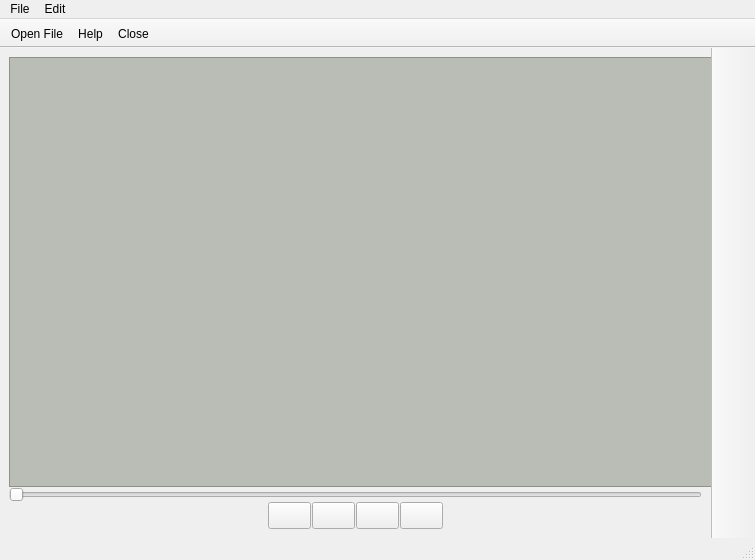
<?xml version="1.0" encoding="UTF-8"?>
<ui version="4.0">
 <class>MainWindow</class>
 <widget class="QMainWindow" name="MainWindow">
  <property name="geometry">
   <rect>
    <x>0</x>
    <y>0</y>
    <width>755</width>
    <height>560</height>
   </rect>
  </property>
  <property name="minimumSize">
   <size>
    <width>755</width>
    <height>560</height>
   </size>
  </property>
  <property name="maximumSize">
   <size>
    <width>1920</width>
    <height>1080</height>
   </size>
  </property>
  <property name="windowTitle">
   <string>MainWindow</string>
  </property>
  <widget class="QWidget" name="centralwidget">
   <layout class="QGridLayout" name="gridLayout">
    <item row="0" column="0">
     <layout class="QVBoxLayout" name="verticalLayout_2">
      <property name="spacing">
       <number>0</number>
      </property>
      <item>
       <widget class="QGraphicsView" name="mainVideo">
        <property name="sizePolicy">
         <sizepolicy hsizetype="Fixed" vsizetype="Fixed">
          <horstretch>0</horstretch>
          <verstretch>0</verstretch>
         </sizepolicy>
        </property>
        <property name="minimumSize">
         <size>
          <width>720</width>
          <height>400</height>
         </size>
        </property>
        <property name="maximumSize">
         <size>
          <width>2048</width>
          <height>1920</height>
         </size>
        </property>
        <property name="autoFillBackground">
         <bool>true</bool>
        </property>
        <property name="styleSheet">
         <string notr="true">background-color: rgb(186, 189, 182);
font: 11pt &quot;Comic Sans MS&quot;;</string>
        </property>
        <property name="verticalScrollBarPolicy">
         <enum>Qt::ScrollBarAlwaysOff</enum>
        </property>
        <property name="horizontalScrollBarPolicy">
         <enum>Qt::ScrollBarAlwaysOff</enum>
        </property>
        <property name="sizeAdjustPolicy">
         <enum>QAbstractScrollArea::AdjustToContentsOnFirstShow</enum>
        </property>
        <property name="alignment">
         <set>Qt::AlignLeading|Qt::AlignLeft|Qt::AlignTop</set>
        </property>
        <property name="dragMode">
         <enum>QGraphicsView::ScrollHandDrag</enum>
        </property>
        <property name="resizeAnchor">
         <enum>QGraphicsView::AnchorViewCenter</enum>
        </property>
       </widget>
      </item>
      <item>
       <layout class="QVBoxLayout" name="verticalLayout">
        <property name="spacing">
         <number>0</number>
        </property>
        <property name="sizeConstraint">
         <enum>QLayout::SetMaximumSize</enum>
        </property>
        <item>
         <layout class="QHBoxLayout" name="horizontalLayout_3">
          <item>
           <widget class="QSlider" name="videoSeekSlider">
            <property name="orientation">
             <enum>Qt::Horizontal</enum>
            </property>
           </widget>
          </item>
         </layout>
        </item>
        <item>
         <layout class="QHBoxLayout" name="horizontalLayout_2">
          <property name="spacing">
           <number>1</number>
          </property>
          <item>
           <spacer name="horizontalSpacer">
            <property name="orientation">
             <enum>Qt::Horizontal</enum>
            </property>
            <property name="sizeHint" stdset="0">
             <size>
              <width>30</width>
              <height>20</height>
             </size>
            </property>
           </spacer>
          </item>
          <item>
           <widget class="QPushButton" name="stopVideo">
            <property name="minimumSize">
             <size>
              <width>43</width>
              <height>27</height>
             </size>
            </property>
            <property name="maximumSize">
             <size>
              <width>43</width>
              <height>27</height>
             </size>
            </property>
            <property name="styleSheet">
             <string notr="true"/>
            </property>
            <property name="text">
             <string/>
            </property>
            <property name="icon">
             <iconset resource="resources.qrc">
              <normaloff>:/resources/icons/stop.png</normaloff>:/resources/icons/stop.png</iconset>
            </property>
            <property name="iconSize">
             <size>
              <width>25</width>
              <height>25</height>
             </size>
            </property>
           </widget>
          </item>
          <item>
           <widget class="QPushButton" name="pauseVideo">
            <property name="minimumSize">
             <size>
              <width>43</width>
              <height>27</height>
             </size>
            </property>
            <property name="maximumSize">
             <size>
              <width>43</width>
              <height>27</height>
             </size>
            </property>
            <property name="styleSheet">
             <string notr="true">
pauseVideo::hover{
background-color: rgb(114, 159, 207);
}
</string>
            </property>
            <property name="text">
             <string/>
            </property>
            <property name="icon">
             <iconset resource="resources.qrc">
              <normaloff>:/resources/icons/play.png</normaloff>
              <normalon>:/resources/icons/pause.png</normalon>:/resources/icons/play.png</iconset>
            </property>
            <property name="iconSize">
             <size>
              <width>27</width>
              <height>27</height>
             </size>
            </property>
           </widget>
          </item>
          <item>
           <widget class="QPushButton" name="previousFrame">
            <property name="minimumSize">
             <size>
              <width>43</width>
              <height>27</height>
             </size>
            </property>
            <property name="maximumSize">
             <size>
              <width>43</width>
              <height>27</height>
             </size>
            </property>
            <property name="styleSheet">
             <string notr="true"/>
            </property>
            <property name="text">
             <string/>
            </property>
            <property name="icon">
             <iconset resource="resources.qrc">
              <normaloff>:/resources/icons/previous.png</normaloff>:/resources/icons/previous.png</iconset>
            </property>
            <property name="iconSize">
             <size>
              <width>18</width>
              <height>18</height>
             </size>
            </property>
            <property name="checkable">
             <bool>false</bool>
            </property>
            <property name="default">
             <bool>false</bool>
            </property>
           </widget>
          </item>
          <item>
           <widget class="QPushButton" name="nextFrame">
            <property name="minimumSize">
             <size>
              <width>43</width>
              <height>27</height>
             </size>
            </property>
            <property name="maximumSize">
             <size>
              <width>43</width>
              <height>27</height>
             </size>
            </property>
            <property name="styleSheet">
             <string notr="true"/>
            </property>
            <property name="text">
             <string/>
            </property>
            <property name="icon">
             <iconset resource="resources.qrc">
              <normaloff>:/resources/icons/next.png</normaloff>:/resources/icons/next.png</iconset>
            </property>
            <property name="iconSize">
             <size>
              <width>18</width>
              <height>18</height>
             </size>
            </property>
           </widget>
          </item>
          <item>
           <spacer name="horizontalSpacer_2">
            <property name="orientation">
             <enum>Qt::Horizontal</enum>
            </property>
            <property name="sizeHint" stdset="0">
             <size>
              <width>30</width>
              <height>20</height>
             </size>
            </property>
           </spacer>
          </item>
         </layout>
        </item>
       </layout>
      </item>
     </layout>
    </item>
   </layout>
  </widget>
  <widget class="QMenuBar" name="menubar">
   <property name="geometry">
    <rect>
     <x>0</x>
     <y>0</y>
     <width>755</width>
     <height>22</height>
    </rect>
   </property>
   <widget class="QMenu" name="menuFile">
    <property name="title">
     <string>File</string>
    </property>
    <addaction name="separator"/>
    <addaction name="actionOpen"/>
    <addaction name="actionHelp"/>
    <addaction name="actionClose"/>
   </widget>
   <widget class="QMenu" name="menuEdit">
    <property name="title">
     <string>Edit</string>
    </property>
   </widget>
   <addaction name="menuFile"/>
   <addaction name="menuEdit"/>
  </widget>
  <widget class="QStatusBar" name="statusbar"/>
  <widget class="QToolBar" name="toolBar">
   <property name="windowTitle">
    <string>toolBar</string>
   </property>
   <property name="movable">
    <bool>false</bool>
   </property>
   <attribute name="toolBarArea">
    <enum>TopToolBarArea</enum>
   </attribute>
   <attribute name="toolBarBreak">
    <bool>false</bool>
   </attribute>
   <addaction name="actionOpen"/>
   <addaction name="actionHelp"/>
   <addaction name="actionClose"/>
  </widget>
  <widget class="QToolBar" name="ImageProcessToolBar">
   <property name="sizePolicy">
    <sizepolicy hsizetype="Fixed" vsizetype="Preferred">
     <horstretch>0</horstretch>
     <verstretch>0</verstretch>
    </sizepolicy>
   </property>
   <property name="minimumSize">
    <size>
     <width>0</width>
     <height>0</height>
    </size>
   </property>
   <property name="windowTitle">
    <string>toolBar_2</string>
   </property>
   <property name="movable">
    <bool>false</bool>
   </property>
   <property name="orientation">
    <enum>Qt::Vertical</enum>
   </property>
   <property name="iconSize">
    <size>
     <width>28</width>
     <height>28</height>
    </size>
   </property>
   <property name="floatable">
    <bool>false</bool>
   </property>
   <attribute name="toolBarArea">
    <enum>RightToolBarArea</enum>
   </attribute>
   <attribute name="toolBarBreak">
    <bool>true</bool>
   </attribute>
   <addaction name="actionEdit_Frame"/>
  </widget>
  <action name="actionOpen">
   <property name="icon">
    <iconset resource="resources.qrc">
     <normaloff>:/resources/icons/file.png</normaloff>
     <normalon>IconsAndPhotos/fileIcon.png</normalon>:/resources/icons/file.png</iconset>
   </property>
   <property name="text">
    <string> Open File</string>
   </property>
   <property name="shortcut">
    <string>Ctrl+F</string>
   </property>
  </action>
  <action name="actionClose">
   <property name="icon">
    <iconset resource="resources.qrc">
     <normaloff>:/resources/icons/close.png</normaloff>:/resources/icons/close.png</iconset>
   </property>
   <property name="text">
    <string>Close</string>
   </property>
   <property name="shortcut">
    <string>Ctrl+W</string>
   </property>
  </action>
  <action name="actionHelp">
   <property name="icon">
    <iconset resource="resources.qrc">
     <normaloff>:/resources/icons/help.png</normaloff>:/resources/icons/help.png</iconset>
   </property>
   <property name="text">
    <string>Help</string>
   </property>
   <property name="shortcut">
    <string>Ctrl+H</string>
   </property>
  </action>
  <action name="actionEdit_Frame">
   <property name="checkable">
    <bool>false</bool>
   </property>
   <property name="icon">
    <iconset>
     <selectedon>:/resources/icons/edit-image.png</selectedon>
    </iconset>
   </property>
   <property name="text">
    <string/>
   </property>
   <property name="toolTip">
    <string>Edit Frame</string>
   </property>
   <property name="shortcut">
    <string>Ctrl+I</string>
   </property>
  </action>
 </widget>
 <resources>
  <include location="resources.qrc"/>
 </resources>
 <connections/>
</ui>
